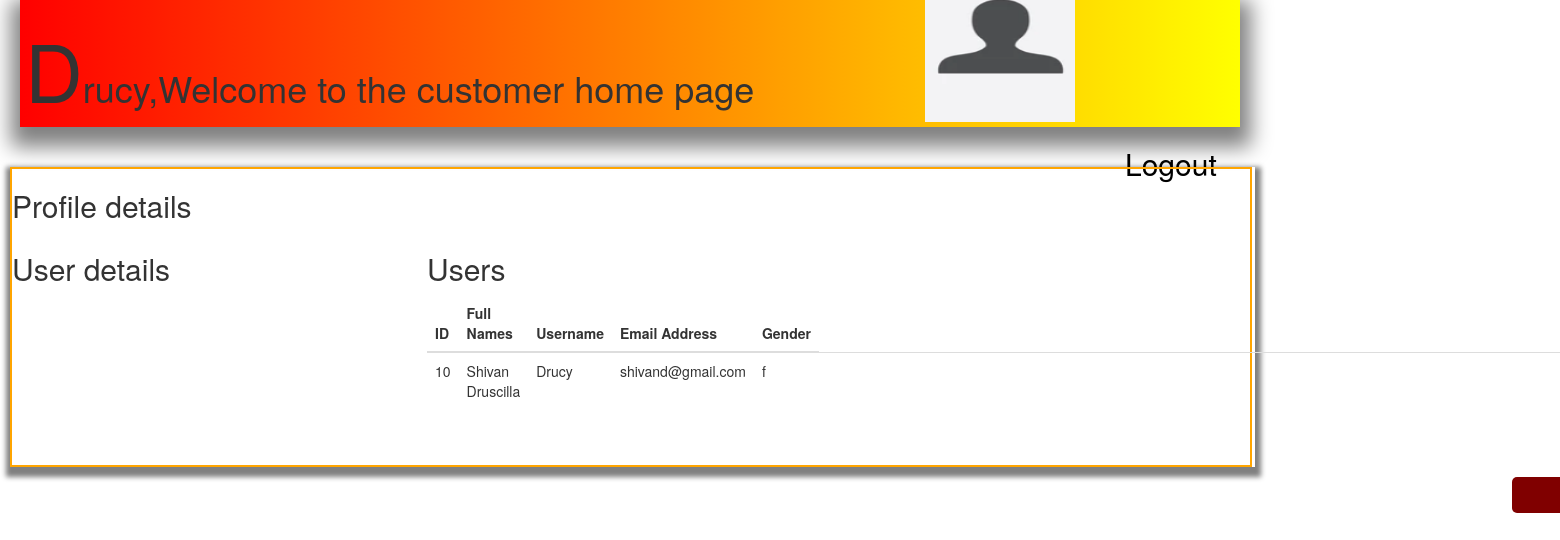
The app's page /userhome.php (signed in) with its own data.
### tables this page shows
CREATE TABLE `registration` (
  `id` int(11) NOT NULL,
  `fullnames` varchar(50) NOT NULL,
  `chooseusername` varchar(50) NOT NULL,
  `emailaddress` varchar(50) NOT NULL,
  `enterpassword` varchar(20) NOT NULL,
  `gender` enum('m','f') NOT NULL,
  `usertype` varchar(50) NOT NULL DEFAULT 'customer'
);

### userhome.php (the view, shortened to what this page needs)
<!DOCTYPE html>
<html>
<head>
	 <link rel="stylesheet" href="welcome.css?v=<?php echo time(); ?>">
</head>
<body>
<div class="when">
<h1><?php echo $_SESSION["chooseusername"] ?>,Welcome to the customer home page</h1><br>
<a href="logout.php">Logout</a>
<div id="user" class="five">
          <h3><?php echo $_SESSION["chooseusername"] ?></h3><br>
		  <img src=" user.PNG" alt="HTML logo" style="width:150px;height:150px;">
</div>
</div><br><br>
<div class="form-box">
	<div class="a"><h2>Profile details</h2>
	<div class="b"><h2>User details</h2></div>
  <div class="c">
<?php
include "config.php";
$sql = "SELECT id,gender, fullnames,chooseusername, emailaddress FROM registration WHERE `chooseusername` = '".$_SESSION['chooseusername']."'";
$result = $conn->query($sql);
?>
<!DOCTYPE html>
<html>
<head>
<link rel="stylesheet" href="https://maxcdn.bootstrapcdn.com/bootstrap/3.4.0/css/bootstrap.min.css">
</head>
<body>
	<div class="container">
		<h2>Users</h2>
<table class="table">
	<thead>
		<tr>
		<th>ID</th>
		<th>Full Names</th>
		<th>Username</th>
		<th>Email Address</th>
		<th>Gender</th>
	</tr>
	</thead>
	<tbody>
		<?php
			if ($result->num_rows > 0) {
				while ($row = $result->fetch_assoc()) {
		?>
					<tr>
					<td><?php echo $row['id']; ?></td>
					<td><?php echo $row['fullnames']; ?></td>
					<td><?php echo $row['chooseusername']; ?></td>
					<td><?php echo $row['emailaddress']; ?></td>
					<td><?php echo $row['gender']; ?></td>
					<td><a class="btn btn-info" href="update.php?id=<?php echo $row['id']; ?>">Edit</a>&nbsp;<a class="btn btn-danger" href="delete.php?id=<?php echo $row['id']; ?>">Delete</a></td>
					</tr>
		<?php		}
			}
		?>
	</tbody>
</table>
	</div>
<div class="pagination">
  <a href="#">&laquo;</a>
  <a href="#">1</a>
  <a href="#" class="active">2</a>
  <a href="#">3</a>
  <a href="#">4</a>
  <a href="#">5</a>
  <a href="#">6</a>
  <a href="#">&raquo;</a>
</div>
</body>
</html>
   </div>
</div>
</div>
</body>
</html>

### welcome.css (style rules this page uses)
h1 { color:blue; font-family:'Brush Script MT', cursive; text-align:left; font-size:60px; }
.when { width:1220px; margin-left: 20px; background-image: linear-gradient(to right, red , yellow); position:relative; padding:5px; background-size: cover; box-shadow: 1px 10px 20px 10px grey; }
h1::first-letter { font-size:80px; }
a { margin-bottom: -100px; margin-left: 1100px; }
a[href="logout.php"] { color:black; font-size: 30px; }
.five { margin-top: -290px; margin-left: 900px; background-repeat: no-repeat; background-size: cover; }
.form-box { width: 1245px; box-shadow: 1px 5px 5px 5px grey; margin-left: 10px; }
div.a { position: relative; width: 1242px; height: 300px; border: 2px solid orange; }
div.b { position: absolute; left: auto; width: 350px; height: 120px; }
div.c { position: absolute; left: 400px; width: 400px; height: 120px; }

### userhome.php (style rules this page uses)
.pagination { display: inline-block; }
.pagination a { color: black; float: left; padding: 8px 66px; text-decoration: none; }
.pagination a.active { background-color: maroon; color: white; border-radius: 5px; }

### records on screen
registration: id "10", fullnames "Shivan Druscilla", chooseusername "Drucy", emailaddress "shivand@gmail.com", gender "f"

### other values on screen
$_SESSION["chooseusername"] "Drucy"
